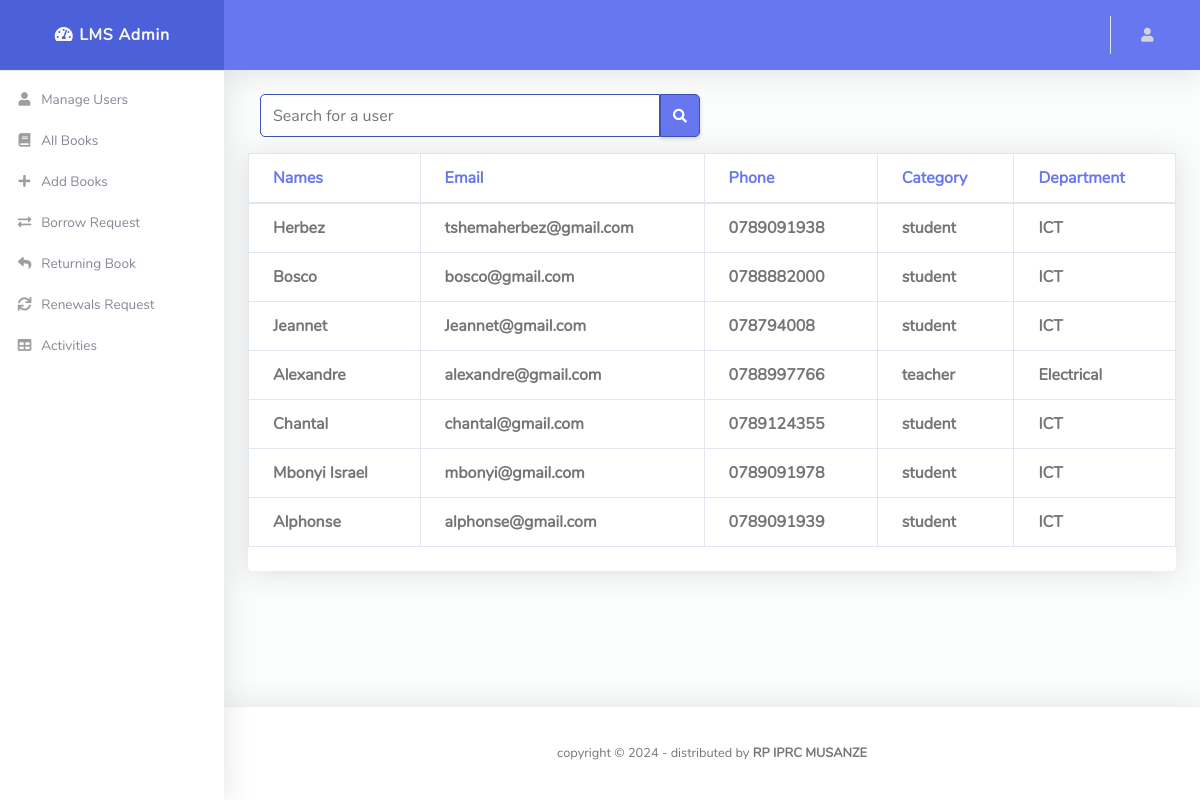
The app's page /iprcmsz_lms/admin/allusers.php with its own data.
### tables this page shows
CREATE TABLE `user` (
  `user_id` int(11) NOT NULL,
  `names` varchar(50) NOT NULL,
  `email` varchar(50) NOT NULL,
  `phone` varchar(10) NOT NULL,
  `category` varchar(20) DEFAULT NULL,
  `department` varchar(20) DEFAULT NULL,
  `type` int(11) NOT NULL DEFAULT 0,
  `password` varchar(50) NOT NULL
);

### iprcmsz_lms/admin/allusers.php (the view, shortened to what this page needs)
<!DOCTYPE html>
<html lang="en">
<head>
  <link href="vendor/fontawesome-free/css/all.min.css" rel="stylesheet" type="text/css">
  <link href="vendor/bootstrap/css/bootstrap.min.css" rel="stylesheet" type="text/css">
  <link href="css/ruang-admin.min.css" rel="stylesheet">
</head>
<body id="page-top">
  <div id="wrapper">
    <ul class="navbar-nav sidebar sidebar-light accordion" id="accordionSidebar">
        <a class="sidebar-brand d-flex align-items-center justify-content-center" href="adminDash.php">
        <div class="sidebar-brand-text mx-3">
            <i class="fas fa-fw fa-tachometer-alt"></i> LMS Admin
        </div>
        </a>
        <hr class="sidebar-divider my-0">
        <li class="nav-item">
        <a class="nav-link" href="allusers.php">
            <i class="fas fa-fw fa-user"></i>
            <span>Manage Users</span>
        </a>
        </li>
        <li class="nav-item">
        <a class="nav-link" href="allbook.php">
            <i class="fas fa-fw fa-book"></i>
            <span>All Books</span>
        </a>
        </li>
        <li class="nav-item">
        <a class="nav-link" href="addbook.php">
            <i class="fas fa-fw fa-plus"></i>
            <span>Add Books</span>
        </a>
        </li>
        <li class="nav-item">
        <a class="nav-link" href="borrow_request.php">
            <i class="fas fa-fw fa-exchange-alt"></i>
            <span>Borrow Request</span>
        </a>
        </li>
        <li class="nav-item">
          <a class="nav-link" href="book_return.php">
              <i class="fas fa-fw fa-reply"></i>
              <span>Returning Book</span>
          </a>
        </li>
        <li class="nav-item">
          <a class="nav-link" href="renew_request.php">
              <i class="fas fa-fw fa-sync"></i>
              <span>Renewals Request</span>
          </a>
        </li>
        <li class="nav-item">
          <a class="nav-link" href="activities.php">
              <i class="fas fa-fw fa-table"></i>
              <span>Activities</span>
          </a>
        </li>
        </ul>
    <div id="content-wrapper" class="d-flex flex-column">
      <div id="content">
        <nav class="navbar navbar-expand navbar-light bg-navbar topbar mb-4 static-top">
          <ul class="navbar-nav ml-auto">
            <li class="nav-item dropdown no-arrow">
              <a class="nav-link dropdown-toggle" href="#" id="userDropdown" role="button" data-toggle="dropdown"
                aria-haspopup="true" aria-expanded="false">
                <i class="fas fa-user fa-sm fa-fw mr-2 text-gray-400"></i>
              </a>
            </li>
          </ul>
        </nav>
        <?php
            require('dbconn.php');
                if(isset($_POST['search']))
                    {$searchkey=$_POST['title'];
                        $sql="select * from user where type!='1' and names like '%$searchkey%'";
                    }
                else
                    $sql="select * from user where type!='1' ";
                $result=$conn->query($sql);
                $rowcount=mysqli_num_rows($result);
                if (!($rowcount)) {
                    echo '<div class="container mt-3 mb-3">';
                    echo '<div class="alert alert-warning alert-dismissible fade show" role="alert">';
                    echo '<p><strong><em>Sorry, no user were found.</em></strong></p>';
                    echo '<button type="button" class="close" data-dismiss="alert" aria-label="Close">';
                    echo '<span aria-hidden="true">&times;</span>';
                    echo '</button>';
                    echo '</div>';
                    echo '</div>';
                }
                else
                {
                ?>
        <div class="container-fluid" id="container-wrapper">
        <div class="col-md-6 mt-3 mb-3">
            <form class="custom-search-form" action="" method="post">
                <div class="input-group">
                    <input type="text" name="title" class="form-control custom-search-input" placeholder="Search for a user" style="border-color: #3f51b5; border-radius: 5px 0 0 5px;" required>
                    <button class="btn btn-primary custom-search-btn" name="search" type="submit" style="border-color: #3f51b5; border-radius: 0 5px 5px 0;">
                        <i class="fas fa-search fa-sm"></i>
                    </button>
                </div>
            </form>
        </div>
          <div class="row mb-3">
            <div class="col-xl-12 col-lg-5 ">
              <div class="card">
                <div class="table-responsive">
                <table class="table align-items-center table-bordered">
                    <thead class = "text-primary">
                      <tr>
                        <th>Names</th>
                        <th>Email</th>
                        <th>Phone</th>
                        <th>Category</th>
                        <th>Department</th>
                      </tr>
                    </thead>
                    <tbody>
                    <?php
                        while($row=$result->fetch_assoc())
                        {
                            $names=$row['names'];
                            $email=$row['email'];
                            $phone=$row['phone'];
                            $category=$row['category'];
                            $department=$row['department'];
                        ?>
                            <tr>
                                <td><b><?php echo $names ?></b></td>
                                <td><b><?php echo $email ?></b></td>
                                <td><b><?php echo $phone ?></b></td>
                                <td><b><?php echo $category ?></b></td>
                                <td><b><?php echo $department ?></b></td>
                            </tr>
                        <?php }} ?>
                    </tbody>
                  </table>
                </div>
                <div class="card-footer"></div>
              </div>
            </div>
          </div>
        </div>
      </div>
      <footer class="sticky-footer bg-white">
        <div class="container my-auto py-2">
          <div class="copyright text-center my-auto">
            <span>copyright &copy; <script> document.write(new Date().getFullYear()); </script> - distributed by
              <b>RP IPRC MUSANZE</a></b>
            </span>
          </div>
        </div>
      </footer>
    </div>
  </div>
</body>
</html>

### records on screen
user: names "Herbez", email "tshemaherbez@gmail.com", phone "0789091938", category "student", department "ICT"
user: names "Bosco", email "bosco@gmail.com", phone "0788882000", category "student", department "ICT"
user: names "Jeannet", email "Jeannet@gmail.com", phone "078794008", category "student", department "ICT"
user: names "Alexandre", email "alexandre@gmail.com", phone "0788997766", category "teacher", department "Electrical"
user: names "Chantal", email "chantal@gmail.com", phone "0789124355", category "student", department "ICT"
user: names "Mbonyi Israel", email "mbonyi@gmail.com", phone "0789091978", category "student", department "ICT"
user: names "Alphonse", email "alphonse@gmail.com", phone "0789091939", category "student", department "ICT"
